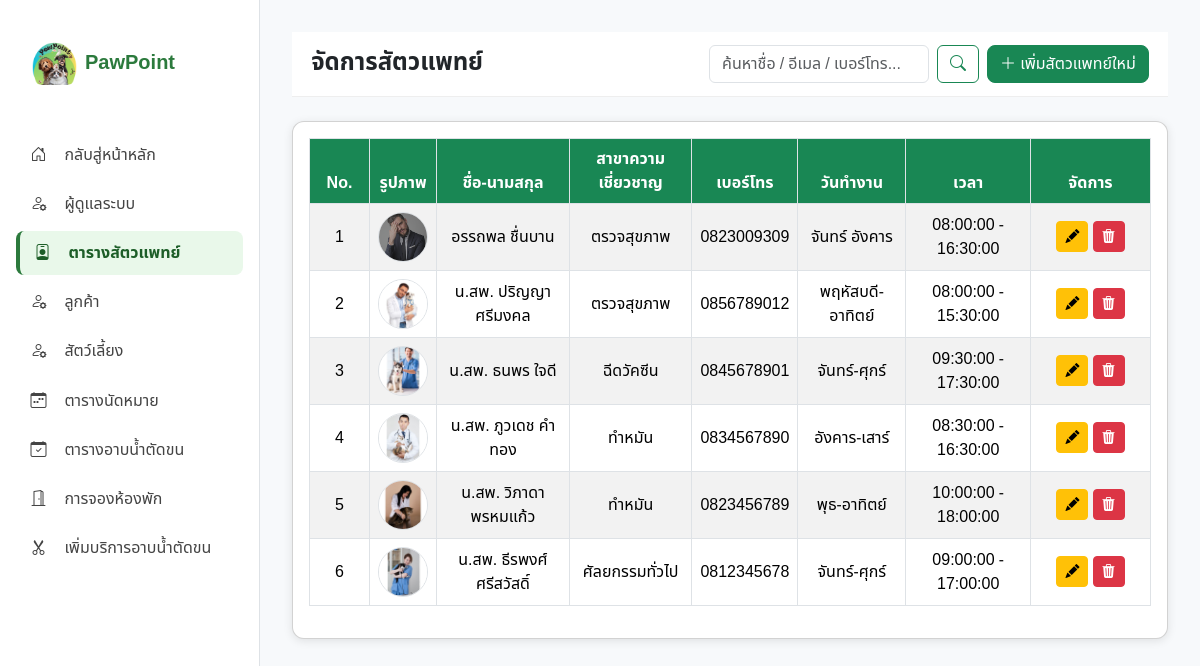
Page /myadmin/vet_list.php (signed in) on the committed database.
### tables this page shows
CREATE TABLE `veterinarians` (
  `id` int(11) NOT NULL,
  `fullname` varchar(100) NOT NULL,
  `specialization` varchar(100) DEFAULT NULL,
  `phone` varchar(20) DEFAULT NULL,
  `email` varchar(100) DEFAULT NULL,
  `experience_years` int(11) DEFAULT 0,
  `working_days` varchar(100) DEFAULT NULL,
  `start_time` time DEFAULT NULL,
  `end_time` time DEFAULT NULL,
  `photo` varchar(255) DEFAULT 'default_vet.png',
  `note` text DEFAULT NULL,
  `created_at` timestamp NOT NULL DEFAULT current_timestamp()
);

### myadmin/vet_list.php (the view, shortened to what this page needs)
<?php
include 'config/db.php';
$search = isset($_GET['search']) ? trim($_GET['search']) : '';
if ($search != '') {
    $stmt = $conn->prepare("SELECT * FROM veterinarians
                            WHERE fullname LIKE :s
                            OR phone LIKE :s
                            OR email LIKE :s
                            ORDER BY id DESC");
    $stmt->execute(['s' => "%$search%"]);
} else {
    $stmt = $conn->query("SELECT * FROM veterinarians ORDER BY id DESC");
}
$vets = $stmt->fetchAll(PDO::FETCH_ASSOC);
?>
<!DOCTYPE html>
<html lang="th">
<head>
    <link href="https://cdn.jsdelivr.net/npm/bootstrap@5.3.3/dist/css/bootstrap.min.css" rel="stylesheet">
    <link href="https://cdn.jsdelivr.net/npm/bootstrap-icons@1.11.3/font/bootstrap-icons.css" rel="stylesheet">
    <link href="https://cdnjs.cloudflare.com/ajax/libs/animate.css/4.1.1/animate.min.css" rel="stylesheet">
</head>
<body>
    <?php include 'sidebar.php'; ?>
    <main class="main">
        <nav class="navbar navbar-custom d-flex justify-content-between align-items-center mb-4">
            <h4 class="m-0 fw-bold">จัดการสัตวแพทย์</h4>
            <form method="get" class="d-flex align-items-center" style="gap:8px;">
                <input type="text" name="search" class="form-control" placeholder="ค้นหาชื่อ / อีเมล / เบอร์โทร..."
                    value="<?= htmlspecialchars($search) ?>" style="width:220px;">
                <button class="btn btn-outline-success" type="submit"><i class="bi bi-search"></i></button>
                <a href="admin_add_vet.php" class="btn btn-success">
                    <i class="bi bi-plus-lg"></i> เพิ่มสัตวแพทย์ใหม่
                </a>
            </form>
        </nav>
        <div class="card p-3">
            <table class="table table-bordered table-striped align-middle">
                <thead>
                    <tr>
                        <th style="width:60px;">No.</th>
                        <th>รูปภาพ</th>
                        <th>ชื่อ-นามสกุล</th>
                        <th>สาขาความเชี่ยวชาญ</th>
                        <th>เบอร์โทร</th>
                        <th>วันทำงาน</th>
                        <th>เวลา</th>
                        <th style="width:120px;">จัดการ</th>
                    </tr>
                </thead>
                <tbody>
                    <?php
                    $no = 1;
                    if (count($vets) > 0) {
                        foreach ($vets as $row) { ?>
                            <tr>
                                <td><?= $no++; ?></td>
                                <td>
                                    <img src="uploads/vets/<?= htmlspecialchars($row['photo']); ?>" class="rounded-img border">
                                </td>
                                <td><?= htmlspecialchars($row['fullname']); ?></td>
                                <td><?= htmlspecialchars($row['specialization']); ?></td>
                                <td><?= htmlspecialchars($row['phone']); ?></td>
                                <td><?= htmlspecialchars($row['working_days']); ?></td>
                                <td><?= htmlspecialchars($row['start_time'] . " - " . $row['end_time']); ?></td>
                                <td>
                                    <a href="edit_vet.php?id=<?= $row['id']; ?>" class="btn btn-warning btn-sm">
                                        <i class="bi bi-pencil-fill"></i>
                                    </a>
                                    <button class="btn btn-danger btn-sm" onclick="confirmDelete(<?= $row['id']; ?>)">
                                        <i class="bi bi-trash3-fill"></i>
                                    </button>
                                </td>
                            </tr>
                        <?php }
                    } else { ?>
                        <tr>
                            <td colspan="8" class="text-center text-muted">ยังไม่มีข้อมูลสัตวแพทย์</td>
                        </tr>
                    <?php } ?>
                </tbody>
            </table>
        </div>
    </main>
</body>
</html>

### myadmin/vet_list.php (style rules this page uses)
* { font-family: 'Noto Sans Thai', sans-serif; }
body { background: #f7f9fb; }
.main { margin-left: 260px; padding: 2rem; }
.navbar-custom { background: #fff; border-bottom: 1px solid #eee; padding: .8rem 1.2rem; }
.card { border-radius: 12px; box-shadow: 0 2px 10px rgba(0, 0, 0, 0.1); background-color: #fff; }
.btn-success { border-radius: 8px; }
.table th { background-color: #198754 !important; color: white; text-align: center; }
.table td { text-align: center; vertical-align: middle; }
.rounded-img { border-radius: 50%; object-fit: cover; width: 50px; height: 50px; }

### rows in the picture
veterinarians: photo (picture), fullname "อรรถพล ชื่นบาน", specialization "ตรวจสุขภาพ", phone "0823009309", working_days "จันทร์ อังคาร", start_time+end_time "08:00:00 - 16:30:00"
veterinarians: photo (picture), fullname "น.สพ. ปริญญา ศรีมงคล", specialization "ตรวจสุขภาพ", phone "0856789012", working_days "พฤหัสบดี-อาทิตย์", start_time+end_time "08:00:00 - 15:30:00"
veterinarians: photo (picture), fullname "น.สพ. ธนพร ใจดี", specialization "ฉีดวัคซีน", phone "0845678901", working_days "จันทร์-ศุกร์", start_time+end_time "09:30:00 - 17:30:00"
veterinarians: photo (picture), fullname "น.สพ. ภูวเดช คำทอง", specialization "ทำหมัน", phone "0834567890", working_days "อังคาร-เสาร์", start_time+end_time "08:30:00 - 16:30:00"
veterinarians: photo (picture), fullname "น.สพ. วิภาดา พรหมแก้ว", specialization "ทำหมัน", phone "0823456789", working_days "พุธ-อาทิตย์", start_time+end_time "10:00:00 - 18:00:00"
veterinarians: photo (picture), fullname "น.สพ. ธีรพงศ์ ศรีสวัสดิ์", specialization "ศัลยกรรมทั่วไป", phone "0812345678", working_days "จันทร์-ศุกร์", start_time+end_time "09:00:00 - 17:00:00"
